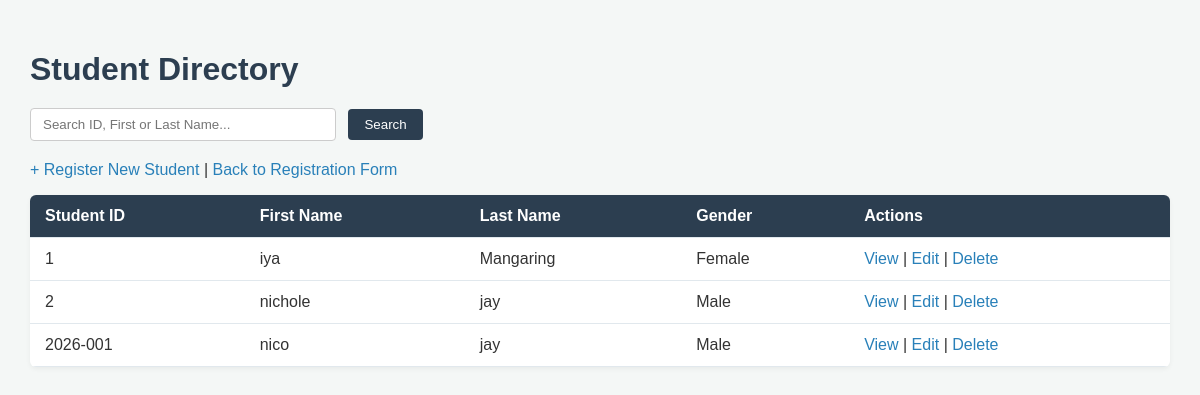
Page /registration/students/ on the earlier database version.
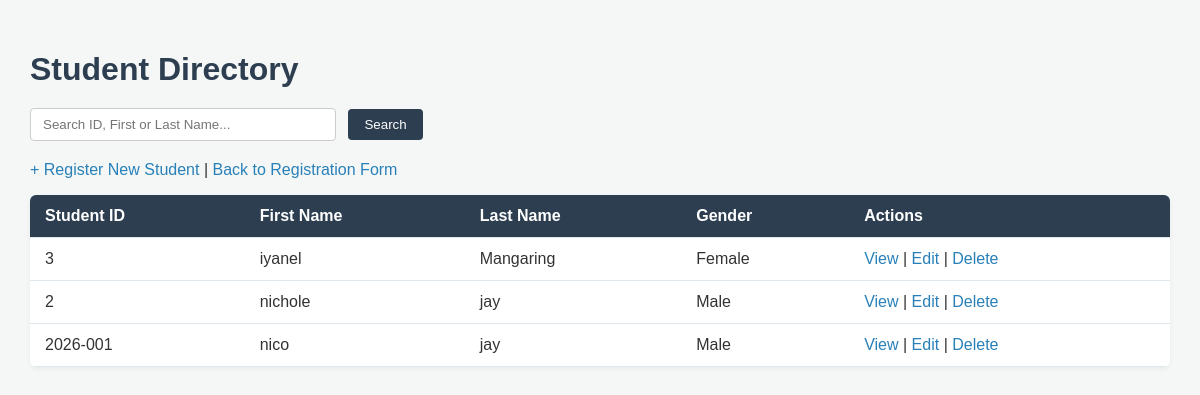
Same page on the later database version.
### students/models.py (models this page shows, shortened)
class Student(models.Model):
    student_id = models.CharField(max_length=50, unique=True)
    first_name = models.CharField(max_length=50)
    last_name = models.CharField(max_length=50)
    gender = models.CharField(max_length=10)
    date_of_birth = models.DateField()
    contact_no = models.CharField(max_length=20)
    created_at = models.DateTimeField(auto_now_add=True)
    class Meta:
        db_table = 'registration'  # <--- This is your custom table name!

### students/views.py (the view)
# urls.py: path('students/', views.student_list, name='student_list'),
def student_list(request):
    query = request.GET.get('q', '').strip()
    students = Student.objects.all().order_by('last_name', 'first_name')
    if query:
        students = students.filter(
            Q(student_id__icontains=query) |
            Q(first_name__icontains=query) |
            Q(last_name__icontains=query)
        )
    context = {
        'students': students,
        'query': query,
    }
    return render(request, 'registration/student_list.html', context)

### students/templates/registration/student_list.html (shortened to what this page needs)
<!DOCTYPE html>
<html lang="en">
<head>
</head>
<body>
    <h1>Student Directory</h1>
    <form method="get" action="{% url 'student_list' %}">
        <input type="text" name="q" value="{{ query }}" placeholder="Search ID, First or Last Name...">
        <button type="submit">Search</button>
    </form>
    <p>
        <a href="{% url 'student_create' %}">+ Register New Student</a> |
        <a href="{% url 'student_registration' %}">Back to Registration Form</a>
    </p>
    <table>
        <thead>
            <tr>
                <th>Student ID</th>
                <th>First Name</th>
                <th>Last Name</th>
                <th>Gender</th>
                <th>Actions</th>
            </tr>
        </thead>
        <tbody>
            {% for student in students %}
                <tr>
                    <td>{{ student.student_id }}</td>
                    <td>{{ student.first_name }}</td>
                    <td>{{ student.last_name }}</td>
                    <td>{{ student.gender }}</td>
                    <td>
                        <a href="{% url 'student_detail' student.pk %}">View</a> |
                        <a href="{% url 'student_update' student.pk %}">Edit</a> |
                        <a href="{% url 'student_delete' student.pk %}">Delete</a>
                    </td>
                </tr>
            {% empty %}
                <tr>
                    <td colspan="5">No student records found.</td>
                </tr>
            {% endfor %}
        </tbody>
    </table>
</body>
</html>

### students/templates/registration/student_list.html (style rules this page uses)
body { font-family: Arial, sans-serif; background-color: #f4f7f6; color: #333; margin: 0; padding: 30px; }
h1 { color: #2c3e50; margin-bottom: 20px; }
a { color: #2980b9; text-decoration: none; }
form { margin-bottom: 20px; }
input[type="text"], input[type="date"], select { padding: 8px 12px; width: 280px; border: 1px solid #ccc; border-radius: 4px; margin-right: 8px; }
button, input[type="submit"] { padding: 8px 16px; background-color: #2c3e50; color: white; border: none; border-radius: 4px; cursor: pointer; }
table { width: 100%; border-collapse: collapse; background: white; box-shadow: 0 2px 5px rgba(0,0,0,0.05); border-radius: 6px; overflow: hidden; margin-top: 15px; }
th, td { padding: 12px 15px; text-align: left; border-bottom: 1px solid #e1e8ed; }
th { background-color: #2c3e50; color: white; font-weight: 600; }

Differences in the rows shown:
removed Student: student_id "1", first_name "iya", last_name "Mangaring", gender "Female"
added Student: student_id "3", first_name "iyanel", last_name "Mangaring", gender "Female"
